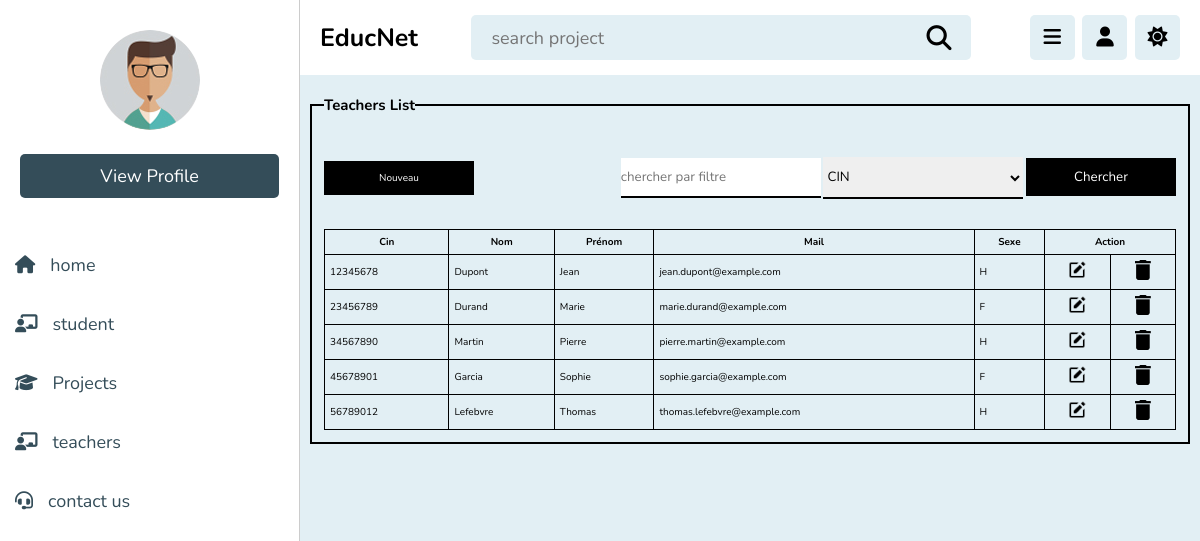
The app's page /teacher.php (signed in) with its own data.
### tables this page shows
CREATE TABLE teacher (
    cin INT PRIMARY KEY NOT NULL,
    nom VARCHAR(50) NOT NULL,
    prenom VARCHAR(50) NOT NULL,
    email VARCHAR(50) UNIQUE NOT NULL,
    sexe CHAR(1) CHECK (sexe IN ('H', 'F'))

);

### teacher.php (the view, shortened to what this page needs)
<?php
require_once "connection.php";
if($_GET)
{
extract($_GET);
$req = "select cin, nom, prenom, email, sexe
    from teacher
    where  $filter like '%$search%'";
}
else
{
    $req = "select cin, nom, prenom, email, sexe from teacher ";
}
$res = mysqli_query($con, $req);
$nb = mysqli_num_rows($res );
?>
<!DOCTYPE html>
<html lang="en">
<head>
    <link rel="stylesheet" href="css/style.css">
    <link rel="stylesheet" href="https://cdnjs.cloudflare.com/ajax/libs/font-awesome/6.1.2/css/all.min.css">
</head>
<body>
<header class="header">
        <section class="flex">
            <a href="dashbord.php" class="logo">EducNet</a>
            <form action=""  method="post" class="search-form">
                <input type="text" name="search_box" placeholder="search project"
                required maxlength="100">
                <button type="submit" class="fas fa-search" name="search_box"> </button>
            </form>
            <div class="icons">
                <div id="menu-btn" class="fas fa-bars"></div>
                <div id="user-btn" class="fas fa-user"></div>
                <div id="toggel-btn" class="fas fa-sun"></div>
            </div>
        </section>
    </header>
    <div class="side-bar">
            <div class="profile">
                <img src="img/pic-1.jpg" alt="">
                <a href="profile.php" class="btn">view profile</a>
            </div>
            <nav class="navbar">
                <a href="dashbord.php"><i class="fas fa-home"></i><span>home</span></a>
                <a href="student.php"><i class="fas fa-chalkboard-user"></i><span>student</span></a>
                <a href="projet.php"><i class="fas fa-graduation-cap"></i><span>Projects</span></a>
                <a href="teacher.php"><i class="fas fa-chalkboard-user"></i><span>teachers</span></a>
                <a href="contact.php"><i class="fas fa-headset"></i><span>contact us</span></a>
            </nav>
    </div>
   <div class="principal">
    <div class="content">
        <fieldset>
        <legend><h2>Teachers List</h2></legend>
            <div class="top">
                <a href="addTeacher.php">Nouveau</a>
                <div>
                    <form>
                        <input type="text" placeholder="chercher par filtre"
                        name="search">
                        <select name="filter">
                            <option value="cin">CIN</option>
                        </select>
                        <button type="submit">Chercher</button>
                    </form>
                </div>
            </div>
            <table>
                <tr>
                    <th>Cin</th>
                    <th>Nom</th>
                    <th>Prénom</th>
                    <th>Mail</th>
                    <th>Sexe</th>
                    <th colspan="2">Action</th>
                </tr>
                <?php
                if ($nb ==0)
                echo"<tr><td colspan=8 align=center>Aucun résultat</td></tr>";
                else
                {
                while($lignes=mysqli_fetch_assoc($res))
                {
                ?>
                <tr>
                    <td><?php echo $lignes['cin']?></td>
                    <td><?php echo $lignes['nom']?></td>
                    <td><?php echo $lignes['prenom']?></td>
                    <td><?php echo $lignes['email']?></td>
                    <td><?php echo $lignes['sexe']?></td>
                    <td align="center">
                    <a onclick = "return confirm('voulez vous modifié cet enseignant')"
                    href="editTeacher.php?cin=<?php echo $lignes['cin']?>">
                    <img src="img/edit.png" alt="">
                    </a>
                    <td align="center">
                    <a onclick = "return confirm('voulez vous supprimé cet Enseingant')"
                    href="deleteTeacher.php?cin=<?php echo $lignes['cin']?>">
                    <img src="img/delete.png" alt="">
                    </a>
                    </td>
                </tr>
                <?php
                }
            }
                ?>
            </table>
        </fieldset>
    </div>
   </div>
</body>
</html>

### style.css (style rules this page uses)
* { font-family: 'Nunito',sans-serif; padding: 0; margin: 0; text-decoration: none; list-style: none; scroll-behavior: smooth; box-sizing: border-box; outline: none; border:none; }
:root { --blue0:rgb(226, 239, 244); --blue1:#137C8B; --blue2:#709CA7; --blue3:#B8CBD0; --blue4:#7A90A4; --blue5:#344D59; }
html { font-size: 62.5%; overflow-x: hidden; }
body { background-color:rgb(226, 239, 244) ; padding-left: 30rem; }
section { padding: 2rem; max-width: 1200px; margin: 0 auto; }
.inline-btn, .inline-option-btn, .inline-delete-btn, .btn, .delete-btn, .option-btn { border-radius: .5rem; color:#fff; font-size: 1.8rem; cursor: pointer; text-transform: capitalize; padding:1rem 3rem; text-align: center; margin-top: 1rem; }
.btn, .delete-btn, .option-btn { display: block; width: 100%; }
.btn, .inline-btn { background-color: var(--blue5); }
.header { background-color: #fff; border-bottom: #344D59; position: sticky; top: 0;left: 0;right: 0; z-index: 1000; }
.header .flex { padding: 1.5rem 2rem ; position: relative; display: flex; align-items: center; justify-content:space-between ; }
.header .flex .logo { font-size: 2.5rem; color: black; font-weight: bold; }
.header .flex .search-form { width: 50rem; border-radius: .5rem; display: flex; align-items: center; gap: 1.5rem; padding:1rem 2rem ; background-color: rgb(226, 239, 244); }
.header .flex .search-form input { width:100% ; background:none ; font-size: 1.8rem; color: black; }
.header .flex .search-form button { font-size: 2.5rem; color: rgb(0, 0, 0); cursor: pointer; background: none; }
.header .flex .icons div { font-size: 2rem; color: black; border-radius: .5rem; height: 4.5rem; cursor: pointer; width: 4.5rem; line-height: 4.4rem; background-color: rgb(226, 239, 244); text-align: center; margin-left: .5rem; }
.side-bar { position: fixed; top: 0; left: 0; width: 30rem; background-color: white; height: 100vh; border-right: .1rem solid rgba(0,0,0,.2); z-index: 1200; }
.side-bar .profile { padding:3rem 2rem; text-align: center; }
.side-bar .profile img { height: 10rem; width: 10rem; border-radius: 50%; object-fit: contain; margin-bottom: 1rem; }
.side-bar .navbar { margin-top:1rem ; }
.side-bar .navbar a { display: block; padding: 1.5rem; margin: .5rem 0; font-size: 1.8rem; }
.side-bar .navbar a i { color: var(--blue5); margin-right: 1.5rem; transition:.2s linear ; }
.side-bar .navbar a span { color:var(--blue5); }
.content { padding:20px 10px; flex-grow:1; height:100vh; }
table { border-collapse:collapse; width:100%; }
th,td { padding:5px; border:1px solid black; }
.top { display: flex; margin:30px 0; justify-content:space-between; align-items:center; width:100%; }
.top a, .top button { display:inline-block; width:150px; padding:10px 0; background-color:black; color:white; text-align:center; transition: 0.7s; cursor: pointer; }
.top input, .top select { display:inline-block; width:200px; padding:10px 0; border:none; border-bottom:2px solid; }
fieldset { padding:12px; border: 2px solid; }
img { width:20px; }

### records on screen
teacher: cin "12345678", nom "Dupont", prenom "Jean", email "jean.dupont@example.com", sexe "H"
teacher: cin "23456789", nom "Durand", prenom "Marie", email "marie.durand@example.com", sexe "F"
teacher: cin "34567890", nom "Martin", prenom "Pierre", email "pierre.martin@example.com", sexe "H"
teacher: cin "45678901", nom "Garcia", prenom "Sophie", email "sophie.garcia@example.com", sexe "F"
teacher: cin "56789012", nom "Lefebvre", prenom "Thomas", email "thomas.lefebvre@example.com", sexe "H"
